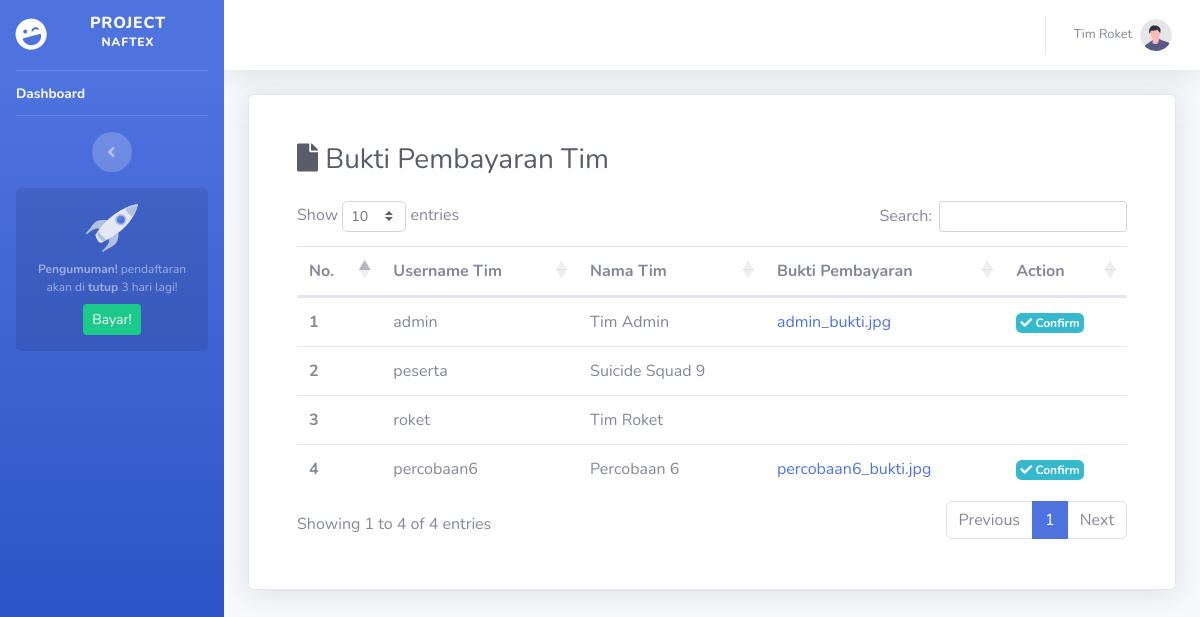
Page /dashboard/docBuktipemby.php (signed in) on the earlier database version.
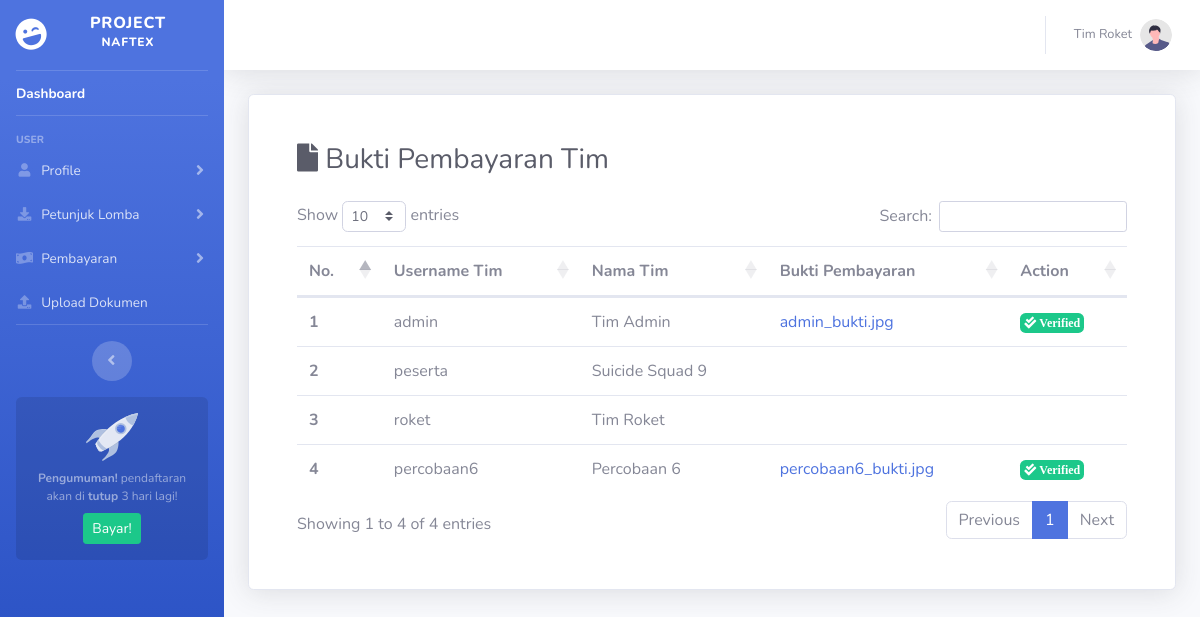
Same page on the later database version.
### tables this page shows
CREATE TABLE `pembayaran_peserta` (
  `username` varchar(50) NOT NULL,
  `status_bayar` varchar(50) NOT NULL,
  `bukti_transfer` varchar(100) NOT NULL,
  `deskripsi2` varchar(50) NOT NULL
);

CREATE TABLE `user` (
  `id_user` int(11) NOT NULL,
  `username` varchar(50) NOT NULL,
  `password` varchar(50) NOT NULL,
  `nama` varchar(50) NOT NULL,
  `email` varchar(50) NOT NULL,
  `level` varchar(50) NOT NULL,
  `foto` varchar(50) NOT NULL,
  `id_lomba` int(11) NOT NULL
);

### dashboard/include/session.php (called while the page is built, shortened)
<?php
	if (isset($_SESSION['id_user'])) {
		$id_user = $_SESSION['id_user'];
		$query_n = mysqli_query($koneksi, "SELECT `nama` FROM `user` WHERE `id_user`='$id_user'");
	    while($data_n = mysqli_fetch_row($query_n)){
	      $nama = $data_n[0];
	    }
	}
	$level = $_SESSION['level'];
?>

### dashboard/docBuktipemby.php (the view, shortened to what the changed rows need)
<?php
    include('../koneksi/koneksi.php');
    include('include/session.php');
?>
<!DOCTYPE html>
<html lang="en">
<head>
    <?php include "include/head.php" ?>
</head>
<body id="page-top">
    <div id="wrapper">
        <?php include "include/sidebar.php" ?>
        <div id="content-wrapper" class="d-flex flex-column">
            <div id="content">
                <?php include "include/navbar.php" ?>
                <div class="container-fluid">
                    <div class="container col-12 card shadow p-5">
                        <h1 class="h3 mb-4 text-gray-800"><i class="fas fa-file"></i> Bukti Pembayaran Tim</h1>
                        <div class="row justify-content-center">
                            <div class="col-md-12">
                                <div class="table-responsive-md">
                                    <table id="dataTable" class="table table-hover">
                                        <thead>
                                            <tr>
                                                <th scope="col">No.</th>
                                                <th scope="col">Username Tim</th>
                                                <th scope="col">Nama Tim</th>
                                                <th scope="col">Bukti Pembayaran</th>
                                                <th scope="col">Action</th>
                                        </thead>
                                        <tbody>
                                            <?php
                                                $no=1;
                                                $sql_p = "SELECT user.username, user.nama, pembayaran_peserta.bukti_transfer, pembayaran_peserta.status_bayar FROM `user`
                                                LEFT JOIN `pembayaran_peserta` ON pembayaran_peserta.username = user.username";
                                                $query_p = mysqli_query($koneksi,$sql_p);
                                                while($data_p = mysqli_fetch_row($query_p)){
                                                    $username   = $data_p[0];
                                                    $nama     = $data_p[1];
                                                    $bukti   = $data_p[2];
                                                    $status    = $data_p[3];
                                            ?>
                                            <tr>
                                                <th scope="row"><?= $no ?></th>
                                                <td><?= $username ?></td>
                                                <td><?= $nama ?></td>
                                                <td>
                                                    <a data-toggle="collapse" href="#buktitimid<?= $no ?>" role="button" aria-expanded="false" aria-controls="buktitimid=1">
                                                        <?= $bukti ?>
                                                    </a>
                                                </td>
                                                <td>
                                                    <?php if ($status=="pending") { ?>
                                                        <a href="#" data-toggle="modal" data-target="#confirmModal" class="badge badge-info p-1" onclick='setConfirm("<?= $username ?>")'><i class="fas fa-check"></i> Confirm</a>
                                                    <?php } else if ($status=="berhasil") { ?>
                                                        <a href="#" class="badge badge-success p-1"><i class="fas fa-check-double"> Verified</i></a>
                                                    <?php }
                                                    ?>
                                                </td>
                                            </tr>
                                            <?php $no++; } ?>
                                        </tbody>
                                    </table>
                                </div>
                            </div>
                        </div>
                    </div>
                </div>
            </div>
        </div>
    </div>
</body>
</html>

### dashboard/include/navbar.php (shortened to what the changed rows need)
<nav class="navbar navbar-expand navbar-light bg-white topbar mb-4 static-top shadow">
    <ul class="navbar-nav ml-auto">
        <li class="nav-item dropdown no-arrow">
            <a class="nav-link dropdown-toggle" href="#" id="userDropdown" role="button" data-toggle="dropdown" aria-haspopup="true" aria-expanded="false">
                <span class="mr-2 d-none d-lg-inline text-gray-600 small"><?= $nama ?></span>
                <img class="img-profile rounded-circle" src="assets/img/undraw_profile.svg" />
            </a>
        </li>
    </ul>
</nav>

### dashboard/include/sidebar.php (shortened to what the changed rows need)
<ul class="navbar-nav bg-gradient-primary sidebar sidebar-dark accordion" id="accordionSidebar">
    <a class="sidebar-brand d-flex align-items-center justify-content-center" href="index.html">
        <div class="sidebar-brand-icon rotate-n-15">
        </div>
        <div class="sidebar-brand-text mx-3">Project <sup>NAFTEX</sup></div>
    </a>
    <hr class="sidebar-divider my-0" />
    <li class="nav-item active">
        <a class="nav-link" href="index.php">
            <span>Dashboard</span></a>
    </li>
    <hr class="sidebar-divider d-none d-md-block" />
    <?php
        if ($level=="peserta") {
    ?>
    <div class="sidebar-heading">User</div>
    <li class="nav-item">
        <a class="nav-link collapsed" href="#" data-toggle="collapse" data-target="#bioUser" aria-expanded="true" aria-controls="bioUser">
            <i class="fas fa-fw fa-user"></i>
            <span>Profile</span>
        </a>
    </li>
    <li class="nav-item">
        <a class="nav-link collapsed" href="#" data-toggle="collapse" data-target="#downloads" aria-expanded="true" aria-controls="downloads">
            <i class="fas fa-fw fa-download"></i>
            <span>Petunjuk Lomba</span>
        </a>
    </li>
    <li class="nav-item">
        <a class="nav-link collapsed" href="#" data-toggle="collapse" data-target="#payments" aria-expanded="true" aria-controls="payments">
            <i class="fas fa-fw fa-money-bill-wave"></i>
            <span>Pembayaran</span>
        </a>
    </li>
    <li class="nav-item">
        <a class="nav-link" href="docUpload.php">
            <i class="fas fa-fw fa-upload"></i>
            <span>Upload Dokumen</span>
        </a>
    </li>
    <hr class="sidebar-divider d-none d-md-block" />
    <?php } ?>
    <div class="text-center d-none d-md-inline">
        <button class="rounded-circle border-0" id="sidebarToggle"></button>
    </div>
    <div class="sidebar-card">
        <img class="sidebar-card-illustration mb-2" src="assets/img/undraw_rocket.svg" alt="" />
        <p class="text-center mb-2"><strong>Pengumuman!</strong> pendaftaran akan di <b>tutup</b> 3 hari lagi!</p>
        <a class="btn btn-success btn-sm" href="https://startbootstrap.com/theme/sb-admin-pro">Bayar!</a>
    </div>
</ul>

Differences in the rows shown:
no longer on one of the page's lists (row edited): user: username "roket", nama "Tim Roket"
changed pembayaran_peserta "admin_bukti.jpg": status_bayar "Confirm" → "Verified"
added pembayaran_peserta: user.username "roket", user.nama "Tim Roket"
changed pembayaran_peserta "percobaan6_bukti.jpg": status_bayar "Confirm" → "Verified"
Other differences:
text now shown: "USER Profile Petunjuk Lomba Pembayaran Upload Dokumen"
